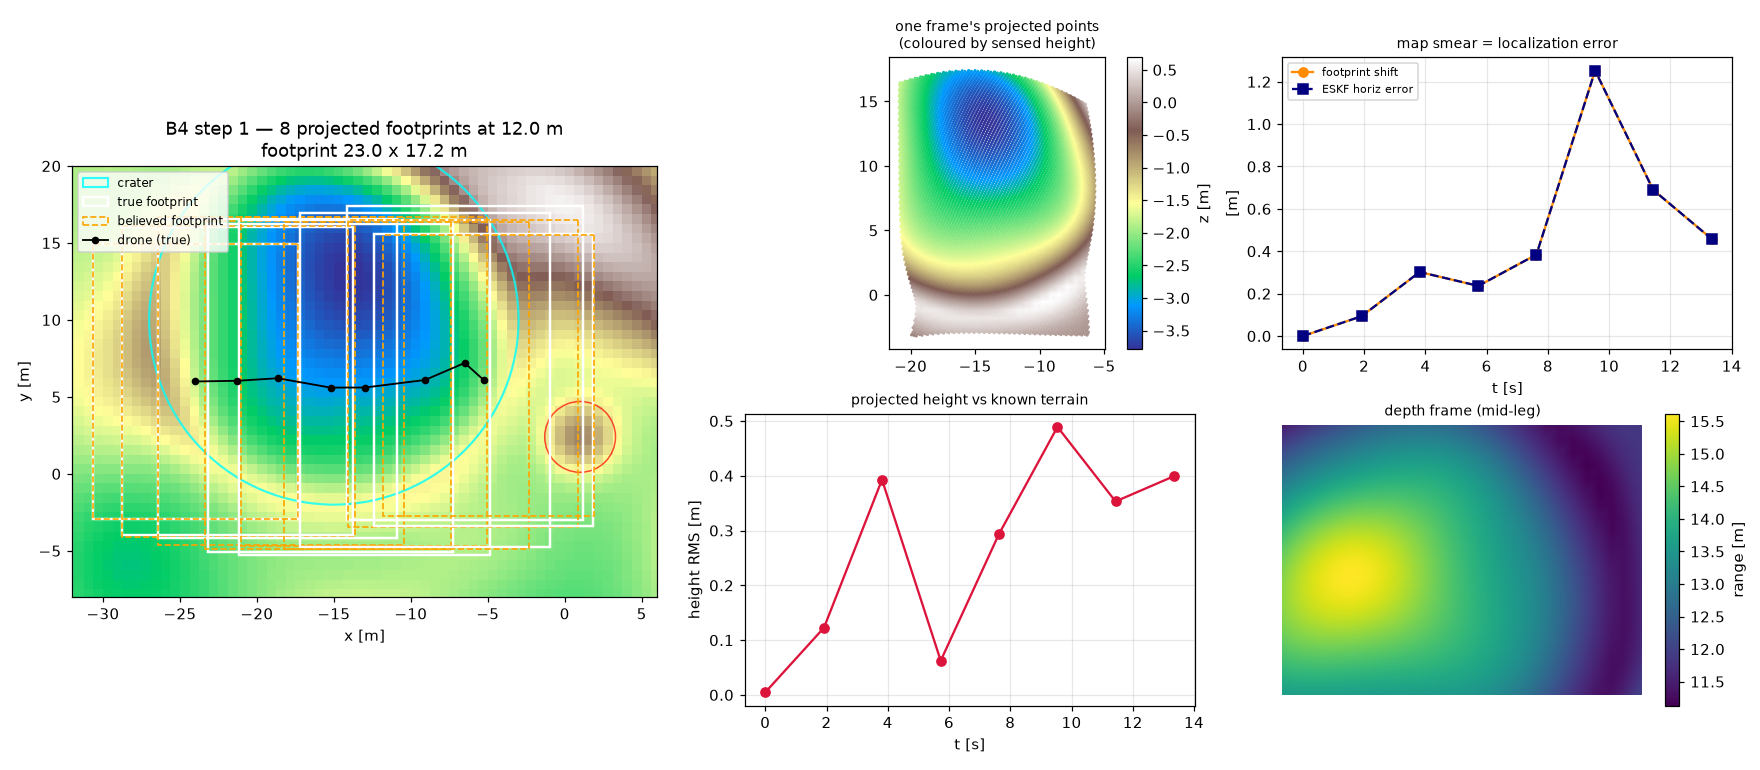

This chart was generated by the following Python code:
"""B4 CHECKPOINT 1 -- mount the camera, capture, project rays to the ground."""
import json

import numpy as np
import matplotlib
matplotlib.use("Agg")
import matplotlib.pyplot as plt
from matplotlib.colors import LinearSegmentedColormap

import camera_rig
from camera_rig import DownwardCamera, backproject, footprint_corners
from skyscout_sim import SkyScoutSim, STEPS_PER_CONTROL
from mars_world import build_heightmap, EXTENT, CELL, CRATER_CENTRE, CRATER_RADIUS
from b3_flight import tm_height
from imu import SimulatedIMU
from eskf import ESKF
from nav_params import IMUParams, ESKFParams, FixParams
from path_follow import PathFollower

RES = (320, 240)
FOV = 60.0
SURVEY_ALT = 12.0
ORIGIN = (-EXTENT / 2, -EXTENT / 2)

LEG_START = (-24.0, 6.0)
LEG_END = (-4.0, 6.0)
N_FRAMES = 8


def score_convention(depth, cam_pos, lookat, hmap, euclid, vert):
    """Back-project under one convention, compare implied terrain height to the known heightmap."""
    pts = backproject(depth, cam_pos, lookat, RES, FOV,
                      depth_is_euclidean=euclid, fov_is_vertical=vert)
    p = pts.reshape(-1, 3)
    m = ((np.abs(p[:, 0]) < EXTENT / 2 - 1) & (np.abs(p[:, 1]) < EXTENT / 2 - 1)
         & np.isfinite(p).all(1))
    if m.sum() < 100:
        return np.inf, 0
    p = p[m]
    truth = np.array([tm_height(hmap, x, y) for x, y in p[:, :2]])
    return float(np.sqrt(np.mean((p[:, 2] - truth) ** 2))), int(m.sum())


def main():
    hmap, feats, rocks = build_heightmap()
    report = {}

    sim = SkyScoutSim(start_pos=(LEG_START[0], LEG_START[1], SURVEY_ALT),
                      logging_level="error", camera_res=RES, camera_fov=FOV)
    rig = DownwardCamera(sim, RES, FOV)
    rig.warm_up()

    print("=== PART A -- determine depth / fov conventions by measurement ===")
    print(f"  (centre-pixel checks cannot separate these; scoring the WHOLE frame)")
    probe_xy = (-15.0, 10.0)
    sim.drone.set_pos(np.array([probe_xy[0], probe_xy[1], SURVEY_ALT]))
    depth, _, cam_pos, lookat = rig.capture((probe_xy[0], probe_xy[1], SURVEY_ALT))

    print(f"\n  {'depth convention':>20} {'fov axis':>10} {'RMS height err':>16} {'pts':>8}")
    best, results = None, {}
    for euclid in (True, False):
        for vert in (True, False):
            rms, n = score_convention(depth, cam_pos, lookat, hmap, euclid, vert)
            tag = f"{'euclidean' if euclid else 'planar-z'}/{'vert' if vert else 'horiz'}"
            results[tag] = {"rms_m": rms, "points": n}
            print(f"  {'euclidean' if euclid else 'planar-z':>20} "
                  f"{'vertical' if vert else 'horizontal':>10} {rms:15.4f} m {n:8d}")
            if best is None or rms < best[0]:
                best = (rms, euclid, vert, tag)
    rms, EUCLID, VERT, tag = best
    print(f"\n  WINNER: {tag}   RMS {rms:.4f} m")
    others = sorted(v["rms_m"] for k, v in results.items() if v["rms_m"] != rms)
    print(f"  next best is {others[0]:.4f} m -- a {others[0]/max(rms,1e-6):.1f}x "
          f"margin, so this is not a coin flip")
    camera_rig.DEPTH_IS_EUCLIDEAN = EUCLID
    camera_rig.FOV_IS_VERTICAL = VERT
    report["conventions"] = {"depth_is_euclidean": bool(EUCLID),
                             "fov_is_vertical": bool(VERT),
                             "rms_m": rms, "all": results}

    print("\n=== HAND CHECK -- footprint vs 2*h*tan(fov/2) ===")
    gnd = sim.terrain_height(*probe_xy)
    agl = float(cam_pos[2] - gnd)
    corners = footprint_corners(cam_pos, lookat, RES, FOV, ground_z=gnd)
    meas_w = float(np.linalg.norm(corners[1] - corners[0]))
    meas_h = float(np.linalg.norm(corners[3] - corners[0]))
    short = min(meas_w, meas_h)
    analytic = 2 * agl * np.tan(np.radians(FOV) / 2)
    n_short = min(RES)
    analytic_px = analytic * (n_short - 1) / n_short
    print(f"  camera AGL              {agl:.3f} m  "
          f"(body {SURVEY_ALT:.2f} + mount {camera_rig.MOUNT_OFFSET_BODY[2]:+.2f})")
    print(f"  measured footprint      {meas_w:.3f} x {meas_h:.3f} m")
    print(f"  analytic 2*h*tan(θ/2)   {analytic:.3f} m  "
          f"({'vertical' if VERT else 'horizontal'} axis, sensor edge-to-edge)")
    print(f"  same, pixel-centre span {analytic_px:.3f} m  (x {n_short-1}/{n_short})")
    print(f"  short axis {short:.3f} vs {analytic_px:.3f} -> "
          f"error {abs(short-analytic_px):.4f} m  "
          f"{'MATCH' if abs(short-analytic_px) < 0.02 else 'MISMATCH'}")
    print(f"  ground sampling         {100*short/n_short:.2f} cm/px")
    print(f"  cost-map cells covered  {meas_w*meas_h/CELL**2:.0f}")
    report["footprint"] = {"agl_m": agl, "measured_w_m": meas_w,
                           "measured_h_m": meas_h, "analytic_m": analytic,
                           "analytic_pixel_centre_m": analytic_px,
                           "cm_per_px": 100 * short / n_short}

    print(f"\n=== PART B -- fly a {np.hypot(*(np.subtract(LEG_END, LEG_START))):.0f} m "
          f"leg at {SURVEY_ALT} m, capture {N_FRAMES} frames ===")
    del sim, rig
    path = np.array([[LEG_START[0], LEG_START[1], SURVEY_ALT],
                     [LEG_END[0], LEG_END[1], SURVEY_ALT]])
    sim = SkyScoutSim(start_pos=tuple(path[0]), logging_level="error",
                      camera_res=RES, camera_fov=FOV)
    rig = DownwardCamera(sim, RES, FOV)
    rig.warm_up()

    ip, ep, fp = IMUParams(), ESKFParams(), FixParams()
    imu = SimulatedIMU(ip)
    s0 = sim.get_true_state()
    kf = ESKF(s0["pos"], s0["lin_vel"], s0["quat"], imu=ip, params=ep)
    rng_fix = np.random.default_rng(fp.seed)
    fix_every = int(round(ip.rate_hz / fp.rate_hz))
    follower = PathFollower(path, speed=1.5, lookahead=2.5)

    frames, k, done = [], 0, False
    next_capture, capture_dt = 0.0, None
    leg_time = np.linalg.norm(path[1] - path[0]) / 1.5
    capture_dt = leg_time / (N_FRAMES - 1)

    while sim.sim_time < 120.0 and len(frames) < N_FRAMES:
        st = sim.get_true_state()
        tgt, tvel, frac, done = follower.target(kf.p)
        if sim.sim_time >= next_capture:
            depth, rgb, cam_pos, lookat = rig.capture(st["pos"], want_rgb=False)
            n_self = rig.self_view_pixels(depth)
            if n_self:
                raise SystemExit(
                    f"ABORT: {n_self} pixels closer than 1 m at t={sim.sim_time:.2f}"
                    " -- the camera is imaging the airframe, not the ground.")
            pts = rig.project(depth, kf.p)
            frames.append({
                "t": float(sim.sim_time),
                "true_pos": st["pos"].copy(), "est_pos": kf.p.copy(),
                "cam_pos": cam_pos.copy(), "lookat": lookat.copy(),
                "pts": pts, "depth": depth,
                "fp_true": footprint_corners(
                    cam_pos, lookat, RES, FOV,
                    ground_z=sim.terrain_height(*cam_pos[:2])),
                "fp_est": footprint_corners(
                    *rig.pose_from(kf.p), RES, FOV,
                    ground_z=sim.terrain_height(*kf.p[:2])),
            })
            next_capture += capture_dt

        for _ in range(STEPS_PER_CONTROL):
            sim.apply_hover()
            sim.apply_track(tgt, tvel, meas_pos=kf.p, meas_vel=kf.v)
            sim.step_sim()
            s = sim.get_true_state()
            a_world = np.asarray(sim.drone.get_links_acc())[0]
            am, gm, _, _ = imu.measure(s["quat"], s["ang_vel"], a_world)
            kf.predict(am, gm, imu.dt)
            if k % fix_every == 0 and k > 0:
                kf.update_position(s["pos"] + rng_fix.normal(0, fp.sigma_m, 3),
                                   fp.sigma_m)
            k += 1

    print(f"  captured {len(frames)} frames over {frames[-1]['t']:.1f} s")

    print("\n=== PROJECTION ACCURACY (vs known heightmap) ===")
    print(f"  {'frame':>6} {'t[s]':>6} {'ESKF err':>9} {'height RMS':>11} "
           f"{'footprint shift':>16}")
    rmss, shifts, eskf_errs = [], [], []
    for i, f in enumerate(frames):
        p = f["pts"].reshape(-1, 3)
        m = ((np.abs(p[:, 0]) < EXTENT/2 - 1) & (np.abs(p[:, 1]) < EXTENT/2 - 1)
             & np.isfinite(p).all(1))
        pp = p[m]
        truth = np.array([tm_height(hmap, x, y) for x, y in pp[:, :2]])
        rms = float(np.sqrt(np.mean((pp[:, 2] - truth) ** 2)))
        err = float(np.linalg.norm(f["true_pos"] - f["est_pos"]))
        shift = float(np.linalg.norm(f["fp_est"].mean(0) - f["fp_true"].mean(0)))
        rmss.append(rms); shifts.append(shift); eskf_errs.append(err)
        print(f"  {i:6d} {f['t']:6.2f} {err:8.3f}m {rms:10.4f}m {shift:15.3f}m")

    rmss, shifts, eskf_errs = map(np.asarray, (rmss, shifts, eskf_errs))
    print(f"\n  mean height RMS      {rmss.mean():.4f} m")
    print(f"  mean ESKF pos error  {eskf_errs.mean():.3f} m")
    print(f"  mean footprint shift {shifts.mean():.3f} m  "
          f"({shifts.mean()/CELL:.2f} cost-map cells)")
    print(f"\n  HAND CHECK: the footprint shift is the map SMEAR the ESKF injects.")
    print(f"    It should track the ESKF horizontal error almost exactly, since a")
    print(f"    downward camera translates its footprint one-for-one with position.")
    hxy = np.array([np.linalg.norm((f['true_pos'] - f['est_pos'])[:2]) for f in frames])
    print(f"    ESKF horizontal error mean {hxy.mean():.3f} m vs shift "
          f"{shifts.mean():.3f} m -> ratio {shifts.mean()/max(hxy.mean(),1e-9):.3f}  "
          f"{'CONSISTENT' if abs(shifts.mean()/max(hxy.mean(),1e-9) - 1) < 0.15 else 'INCONSISTENT'}")
    report["projection"] = {
        "mean_height_rms_m": float(rmss.mean()),
        "mean_eskf_err_m": float(eskf_errs.mean()),
        "mean_eskf_horiz_err_m": float(hxy.mean()),
        "mean_footprint_shift_m": float(shifts.mean()),
        "shift_in_cells": float(shifts.mean() / CELL),
        "per_frame": [{"t": f["t"], "rms_m": float(r), "shift_m": float(s),
                       "eskf_err_m": float(e)}
                      for f, r, s, e in zip(frames, rmss, shifts, eskf_errs)]}

    ext = [-EXTENT/2, EXTENT/2, -EXTENT/2, EXTENT/2]
    fig = plt.figure(figsize=(16, 7))
    gs = fig.add_gridspec(2, 3, width_ratios=[1.3, 1, 1])

    a = fig.add_subplot(gs[:, 0])
    a.imshow(hmap.T, origin="lower", extent=ext, cmap="terrain")
    a.add_patch(plt.Circle(CRATER_CENTRE, CRATER_RADIUS, fill=False,
                           color="cyan", lw=1.4, alpha=0.8, label="crater"))
    for x, y, r, hh in rocks:
        a.add_patch(plt.Circle((x, y), r, fill=False, color="red", lw=1.0, alpha=0.7))
    for i, f in enumerate(frames):
        c = f["fp_true"]
        a.add_patch(plt.Polygon(c, fill=False, color="white", lw=1.6,
                                label="true footprint" if i == 0 else None))
        c = f["fp_est"]
        a.add_patch(plt.Polygon(c, fill=False, color="orange", lw=1.1, ls="--",
                                label="believed footprint" if i == 0 else None))
    tp = np.array([f["true_pos"] for f in frames])
    a.plot(tp[:, 0], tp[:, 1], "o-", color="black", ms=4, lw=1.2,
           label="drone (true)")
    a.set_xlim(-32, 6); a.set_ylim(-8, 20)
    a.set_xlabel("x [m]"); a.set_ylabel("y [m]")
    a.set_title(f"B4 step 1 — {len(frames)} projected footprints at {SURVEY_ALT} m\n"
                f"footprint {meas_w:.1f} x {meas_h:.1f} m")
    a.legend(loc="upper left", fontsize=8)

    a = fig.add_subplot(gs[0, 1])
    p = frames[len(frames)//2]["pts"].reshape(-1, 3)
    sc = a.scatter(p[::7, 0], p[::7, 1], c=p[::7, 2], s=1, cmap="terrain")
    a.set_title("one frame's projected points\n(coloured by sensed height)", fontsize=9)
    a.set_aspect("equal"); plt.colorbar(sc, ax=a, label="z [m]")

    a = fig.add_subplot(gs[1, 1])
    a.plot([f["t"] for f in frames], rmss, "o-", color="crimson")
    a.set_xlabel("t [s]"); a.set_ylabel("height RMS [m]")
    a.set_title("projected height vs known terrain", fontsize=9); a.grid(alpha=0.3)

    a = fig.add_subplot(gs[0, 2])
    a.plot([f["t"] for f in frames], shifts, "o-", color="darkorange",
           label="footprint shift")
    a.plot([f["t"] for f in frames], hxy, "s--", color="navy",
           label="ESKF horiz error")
    a.set_xlabel("t [s]"); a.set_ylabel("[m]"); a.legend(fontsize=7)
    a.set_title("map smear = localization error", fontsize=9); a.grid(alpha=0.3)

    a = fig.add_subplot(gs[1, 2])
    d = frames[len(frames)//2]["depth"]
    im = a.imshow(d, cmap="viridis"); a.set_title("depth frame (mid-leg)", fontsize=9)
    plt.colorbar(im, ax=a, label="range [m]"); a.axis("off")

    fig.tight_layout()
    fig.savefig("b4_step1_project.png", dpi=110)
    print("\n  plot  b4_step1_project.png")

    with open("b4_step1_project.json", "w") as f:
        json.dump(report, f, indent=1, default=float)
    print("  log   b4_step1_project.json")


if __name__ == "__main__":
    main()
